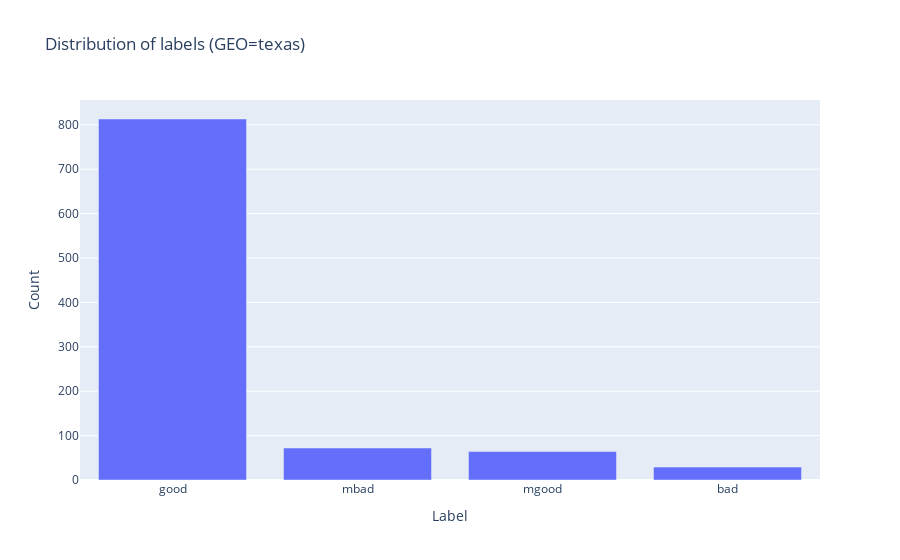

The cell this chart's notebook holds for it:
### Markdown cell above
First, let's look at the distribution of labels in the processed dataset.

### Code cell
mbad_pcnt = df[df.label == "mbad"].shape[0] / df.shape[0]
mgood_pcnt = df[df.label == "mgood"].shape[0] / df.shape[0]
mbad_or_mgood_pcnt = df[df.label.isin(["mbad", "mgood"])].shape[0] / df.shape[0]
print(
    f"mbad: {mbad_pcnt:.2%}, mgood: {mgood_pcnt:.2%}, mbad or mgood: {mbad_or_mgood_pcnt:.2%}"
)

bar_vals = df.label.value_counts()

fig = px.bar(
    bar_vals,
    x=bar_vals.index,
    y=bar_vals.values,
    title=f"Distribution of labels (GEO={GEO})",
    labels={"index": "Label", "y": "Count"}
)

fig.show()

### Figure 1 — Plotly figure (JSON) as saved in the notebook; plotly's stock layout.template omitted (floating-point values rounded to 4 significant figures)
{"data": [{"alignmentgroup": "True", "hovertemplate": "Label=%{x}<br>Count=%{y}<extra></extra>", "legendgroup": "", "marker": {"color": "#636efa", "pattern": {"shape": ""}}, "name": "", "offsetgroup": "", "orientation": "v", "showlegend": false, "textposition": "auto", "type": "bar", "x": ["good", "mbad", "mgood", "bad"], "xaxis": "x", "y": [813, 72, 64, 29], "yaxis": "y"}], "layout": {"barmode": "relative", "legend": {"tracegroupgap": 0}, "title": {"text": "Distribution of labels (GEO=texas)"}, "xaxis": {"anchor": "y", "domain": [0, 1], "title": {"text": "Label"}}, "yaxis": {"anchor": "x", "domain": [0, 1], "title": {"text": "Count"}}}}
